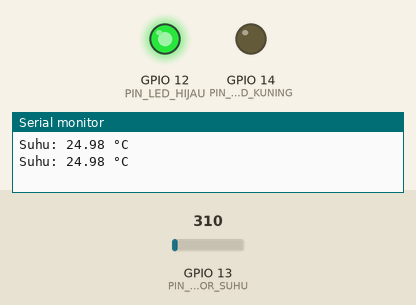
Recording of a sketch running on a simulated ESP32. Parts: output pins drawn as LEDs (lit = HIGH), the last lines printed to the serial monitor. Inputs (shaded band) come from the test bench; at power-on: GPIO 13 (PIN_SENSOR_SUHU) = 310.

Above: at 1.8 s.
1.9 s: GPIO 13 (PIN_SENSOR_SUHU) set to 385
At 2.9 s:
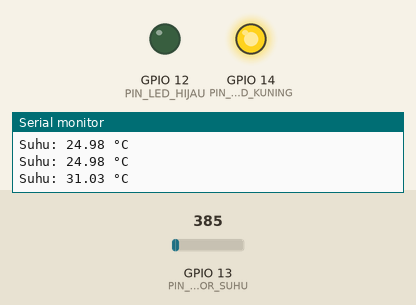
3.5 s: GPIO 13 (PIN_SENSOR_SUHU) set to 186
At 4.5 s:
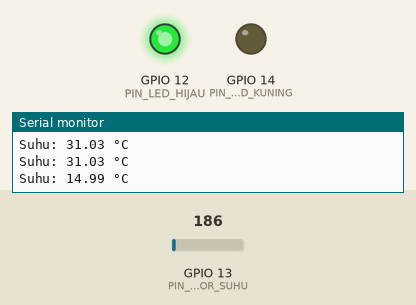
5.5 s: GPIO 13 (PIN_SENSOR_SUHU) set to 372
At 7.2 s:
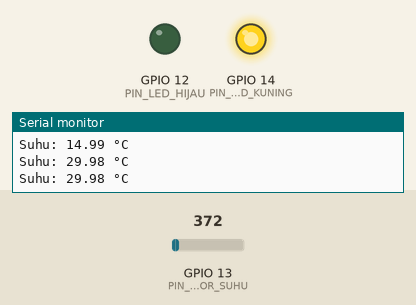
Timing chart, 0 to 8.7 s (numbered marks = the images above; inputs shaded):
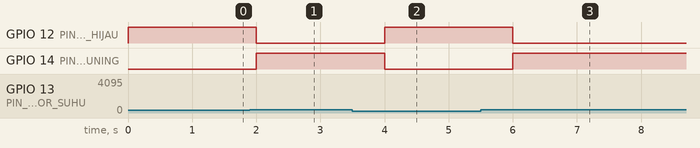

The sketch:

Ruang_Server_ESP32.ino
```cpp
#include <Arduino.h>

// Pin definisi
const int PIN_SENSOR_SUHU = 13; // Pin ADC ESP32 untuk sensor LM35
const int PIN_LED_HIJAU = 12; // Pin untuk LED hijau
const int PIN_LED_KUNING = 14; // Pin untuk LED kuning

// Konstanta
const float VREF = 3.3; // Tegangan referensi ADC ESP32
const int RESOLUSI_ADC = 4095; // Resolusi ADC ESP32
const float AMBANG_SUHU = 29.0; // Ambang suhu dalam derajat Celsius

void setup() {
  // Inisialisasi pin LED
  pinMode(PIN_LED_HIJAU, OUTPUT);
  pinMode(PIN_LED_KUNING, OUTPUT);

  // Mulai komunikasi serial untuk debugging
  Serial.begin(115200);
}

void loop() {
  // Membaca nilai analog dari sensor suhu (LM35)
  int nilaiAnalog = analogRead(PIN_SENSOR_SUHU);

  // Menghitung suhu dalam derajat Celsius (LM35: 10 mV per derajat Celsius)
  // float suhu = tegangan * 100;

  float nilai_dac = (nilaiAnalog * VREF) / 4095;
  float suhu = nilai_dac * 100;

  // Menampilkan suhu pada serial monitor
  Serial.print("Suhu: ");
  Serial.print(suhu);
  Serial.println(" °C");

  // Logika kontrol LED berdasarkan suhu
  if (suhu < AMBANG_SUHU) {
    digitalWrite(PIN_LED_HIJAU, HIGH); // LED hijau menyala
    digitalWrite(PIN_LED_KUNING, LOW); // LED kuning mati
  } else {
    digitalWrite(PIN_LED_HIJAU, LOW);  // LED hijau mati
    digitalWrite(PIN_LED_KUNING, HIGH); // LED kuning menyala
  }

  // Tunggu 1 detik sebelum pembacaan berikutnya
  delay(1000);
}
```

Measured:
- the behaviour switches between 359 and 360 on GPIO 13 (PIN_SENSOR_SUHU) (found by bisection; images 0 and 1)
- after the input at 1.9 s, GPIO 12 (PIN_LED_HIJAU): HIGH → LOW after 0.10 s; GPIO 14 (PIN_LED_KUNING): LOW → HIGH after 0.10 s
- after the input at 3.5 s, GPIO 12 (PIN_LED_HIJAU): LOW → HIGH after 0.50 s; GPIO 14 (PIN_LED_KUNING): HIGH → LOW after 0.50 s
- after the input at 5.5 s, GPIO 12 (PIN_LED_HIJAU): HIGH → LOW after 0.50 s; GPIO 14 (PIN_LED_KUNING): LOW → HIGH after 0.50 s
